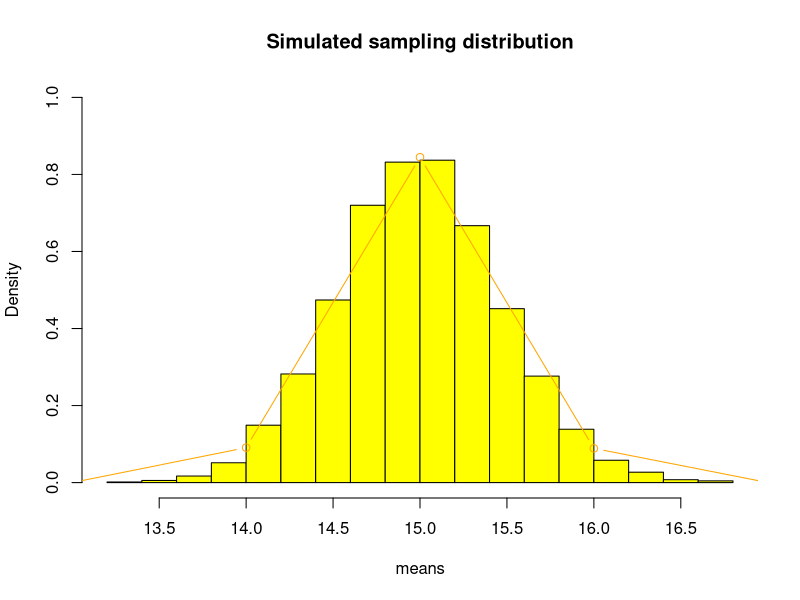

This figure's R source:
Xbar <- numeric(10000)
#set.seed(300)
for (i in 1:10000)
{
    x <- rexp(1000, rate = 1/15)
    Xbar[i] <- mean(x)
}
hist(Xbar, col= "yellow", ylim=c(0,1),main="Simulated sampling distribution", xlab="means", freq=FALSE)
lines(10:20, dnorm(10:20, mean(Xbar), sd(Xbar) ), col="orange",type = "b") #overlay pmf for Normal(17)
